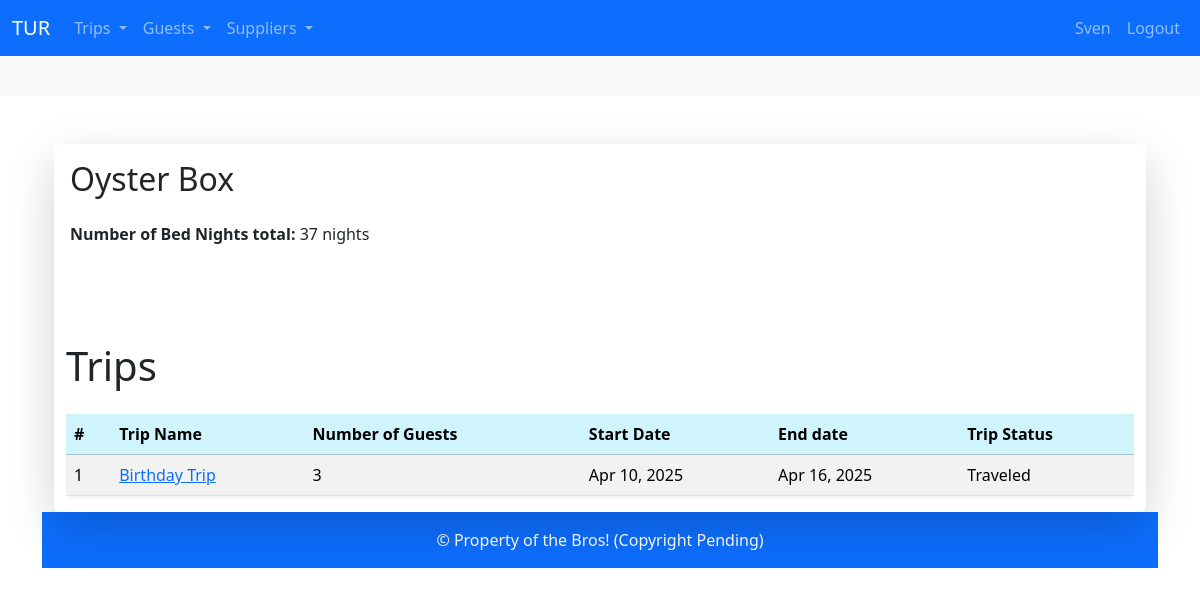
The app's page /supplier/1 (signed in), older data.
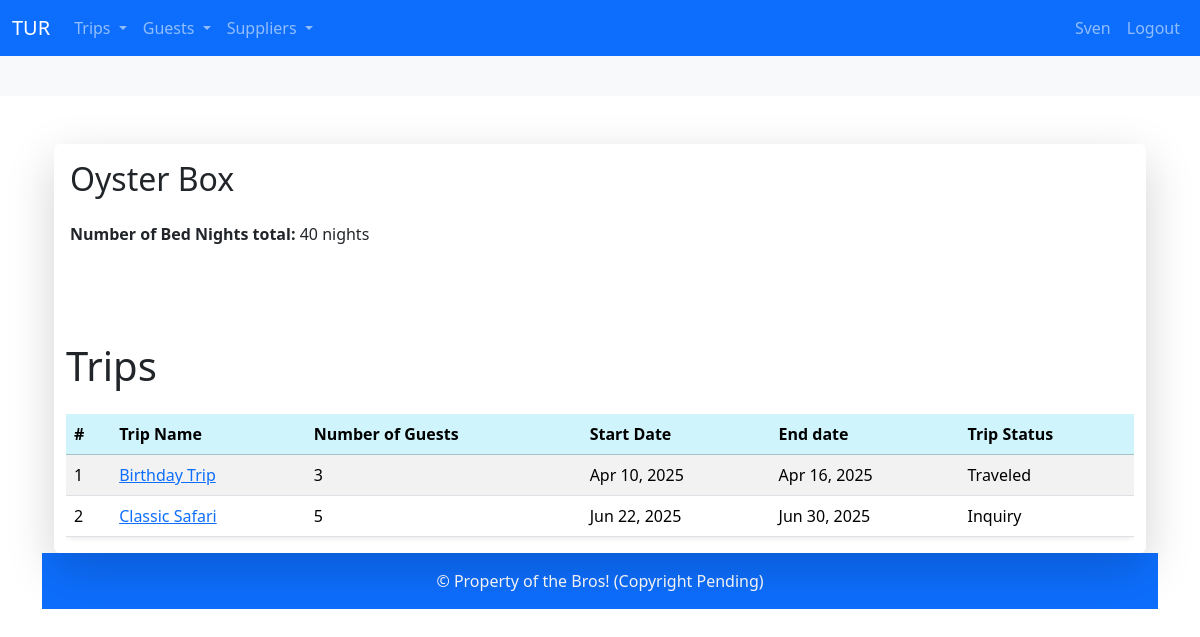
The same page, newer data.
### booking_system/models.py (models this page shows, shortened)
class Supplier(models.Model):
    name = models.CharField(max_length=64)
    def accommodation_trips(self):
        return Trip.objects.filter(accommodation__supplier=self).distinct()
    def acc_bed_nights(self):
        total_bed_nights = 0
        for accom in Accommodation.objects.filter(supplier=self):
            nights = accom.duration()
            if nights and accom.units:
                total_bed_nights += nights * accom.units
        return total_bed_nights
    def __str__(self):
        return self.name

class Accommodation(models.Model):
    trip = models.ForeignKey(Trip, on_delete=models.PROTECT)
    supplier = models.ForeignKey(Supplier, on_delete=models.PROTECT)
    units = models.IntegerField(blank=True, null=True)
    arrival_date = models.DateField()
    departure_date = models.DateField()
    basis = models.ForeignKey(Basis, on_delete=models.PROTECT, blank=True, null=True)
    price = models.DecimalField(max_digits=10, decimal_places=2, blank=True, null=True)
    currency = models.ForeignKey(Currency, on_delete=models.PROTECT, blank=True, null=True)
    reservation_number = models.CharField(max_length=256,blank=True, null=True )
    paid= models.BooleanField(blank=True, null=True)
    paid_date = models.DateField(blank=True, null=True)
    note = models.TextField(blank=True)
    def duration(self):
        if self.arrival_date and self.departure_date:
            return (self.departure_date - self.arrival_date).days
        return None

class Trip(models.Model):
    name = models.CharField(max_length=64)
    number_of_guests = models.IntegerField()
    guests = models.ManyToManyField(Guest, related_name="trips", blank=True)
    start_date = models.DateField()
    end_date = models.DateField()
    generated = models.ForeignKey(Generated, on_delete=models.SET_NULL, blank=True, null=True)
    agent = models.ForeignKey(Agent, on_delete=models.SET_NULL, blank=True, null=True)
    payment_status = models.ForeignKey(PaymentStatus, on_delete=models.PROTECT, blank=True, null=True)
    trip_status = models.ForeignKey(TripStatus, on_delete=models.PROTECT, blank=True, null=True)
    no_consultant = models.ForeignKey(
        Consultant, on_delete=models.PROTECT, null=True, blank=True, related_name="no_consultant_trips", verbose_name='Norwegian consultant')
    sa_consultant = models.ForeignKey(
        Consultant, on_delete=models.PROTECT, null=True, blank=True, related_name="sa_consultant_trips", verbose_name='South African consultant')
    note = models.TextField(blank=True, null=True)
    class Meta:
        ordering = ["start_date"]
    def __str__(self):
        return self.name

class TripStatus(models.Model):
    title = models.CharField(max_length=255, unique=True)
    description = models.CharField(max_length=255, blank= True, null=True)
    class Meta:
        verbose_name_plural = "TripStatuses"
    def __str__(self):
        return self.title

### booking_system/views.py (the view)
# urls.py: path("supplier/<int:supplier_id>", views.supplier_view , name='supplier_view'),
@login_required
def supplier_view(request,supplier_id):
    supplier = get_object_or_404(Supplier,id=supplier_id)
    trips = supplier.accommodation_trips()
    print(trips)
    return render(request, 'booking_system/supplier/supplier_view.html',
                  {'supplier': supplier,'trips':trips })

### booking_system/templates/booking_system/supplier/supplier_view.html (shortened to what this page needs)
{%extends "base.html" %}
{%block body%}
<div class="container mt-5">
  <div class="card shadow-lg border-0">
    <div class="card-body">
      <h2 class="card-title mb-4">{{ supplier  }}</h2>
      <div class="row mb-3">
        <div class="col-md-6">
          <p><strong>Number of Bed Nights total:</strong> {{ supplier.acc_bed_nights }} nights</p>
        </div>
      </div>
  </div>
  {% include "booking_system/partials/trip_list.html" %}
</div>
{% endblock %}

### booking_system/templates/booking_system/partials/trip_list.html
<div class="container mt-5">
    <h1 class="mb-4"> Trips</h1>
    <div class="table-responsive">
        <table class="table table-striped table-hover shadow-sm rounded">
            <thead class="table-info">
                <tr>
                    <th>#</th>
                    <th>Trip Name</th>
                    <th>Number of Guests</th>
                    <th>Start Date</th>
                    <th>End date</th>
                    <th>Trip Status</th>
                </tr>
            </thead>
            <tbody>
                {% for trip in trips %}
                <tr class="position-relative">
                    <td>{{ forloop.counter }}</td>
                    <td>
                    <a href="{% url 'view_trip' trip.id %}">{{ trip.name }}</a>
                    </td>
                    <td>{{ trip.number_of_guests }}</td>
                    <td>{{ trip.start_date|date:"M d, Y" }}</td>
                    <td>{{ trip.end_date|date:"M d, Y" }}</td>
                    <td>{{ trip.trip_status}}</td>
                </tr>
                {% empty %}
                <tr>
                    <td colspan="5" class="text-center">No trips found.</td>
                </tr>
                {% endfor %}
            </tbody>
        </table>
    </div>
</div>

Row changes from the older to the newer data that the page shows:
computed for Supplier "Oyster Box": acc_bed_nights "37" → "40"
added Trip: name "Classic Safari", number_of_guests "5", start_date "Jun 22, 2025", end_date "Jun 30, 2025", trip_status "Inquiry"
